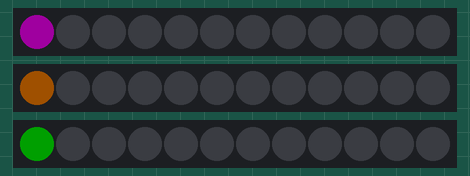
This sketch was run on a simulated Arduino Uno, built with avr-gcc and run on an emulated ATmega328P. Parts: 3 × 12 RGB LEDs in strip order, left to right. Dim RGB values are drawn brighter than linear.

Above: at 0.01 s.
At 0.6 s:
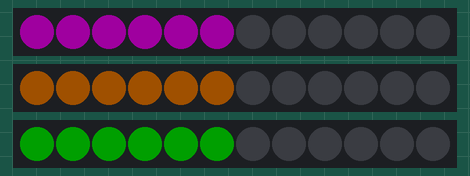
At 1.2 s:
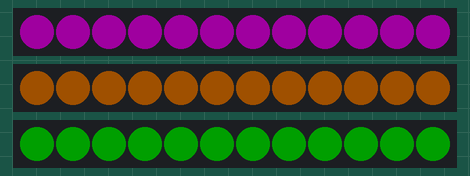
At 1.7 s:
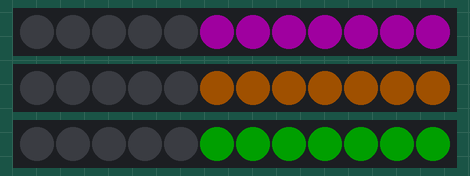
At 2.3 s:
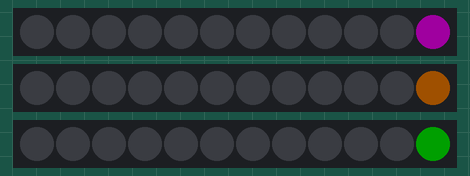

The sketch:

FastLed_I2C.ino
```cpp
#include <Wire.h>
#include "FastLED.h"

#define DEBUG 0
#if DEBUG == 1
#define DBG(x) x
#else
#define DBG(x)
#endif

// How many leds in your strip?
#define NUM_LEDS 12
// Is your strip upside down?
#define REVERSE 1
#define MOD (REVERSE ? NUM_LEDS/2 : 0)

// For led chips like Neopixels, which have a data line, ground, and power, you just
// need to define DATA_PIN.  For led chipsets that are SPI based (four wires - data, clock,
// ground, and power), like the LPD8806 define both DATA_PIN and CLOCK_PIN
#define DATA_PIN1 9
#define DATA_PIN2 8
#define DATA_PIN3 7

#define COLOR_ON_1 CRGB( 32, 0, 32)
#define COLOR_ON_2 CRGB( 32, 16, 0)
#define COLOR_ON_3 CRGB( 0, 32, 0)
#define COLOR_OFF  CRGB::Black

// Define the array of leds
CRGB leds1[NUM_LEDS];
CRGB leds2[NUM_LEDS];
CRGB leds3[NUM_LEDS];

void setup() {
  FastLED.addLeds<NEOPIXEL, DATA_PIN1>(leds1, NUM_LEDS);
  FastLED.addLeds<NEOPIXEL, DATA_PIN2>(leds2, NUM_LEDS);
  FastLED.addLeds<NEOPIXEL, DATA_PIN3>(leds3, NUM_LEDS);

  // Turn the LED on, then pause
  for (int i = 0; i < NUM_LEDS; i++) {
    leds1[i] = COLOR_ON_1;
    leds2[i] = COLOR_ON_2;
    leds3[i] = COLOR_ON_3;
    FastLED.show();
    delay(100);
  }

  // Now turn the LED off, then pause
  for (int i = 0; i < NUM_LEDS; i++) {
    leds1[i] = COLOR_OFF;
    leds2[i] = COLOR_OFF;
    leds3[i] = COLOR_OFF;
    FastLED.show();
    delay(100);
  }

  Wire.begin(0x2D);             // join i2c bus with address #8
  Wire.onReceive(receiveEvent); // register event
  DBG(Serial.begin(9600);)      // start serial for output
}

void loop() {
  delay(100);
}

void receiveEvent(int bytes) {
  DBG(Serial.println(bytes);)
  unsigned int i  = 0;
  char m[4] = {0, 0, 0, 0};

  if(Wire.read() == 0x20) {
    for(i = 0; i < sizeof(m); i++) {
      m[i] = Wire.read();
    }

    while(Wire.available()) Wire.read();

    DBG(Serial.println("====");)
    DBG(Serial.println(m[0]);)
    DBG(Serial.println(m[1]);)
    DBG(Serial.println(m[2]);)
    DBG(Serial.println("====");)

    if(m[3] == '\n') {
      DBG(Serial.println("Opening leds");)
      for(int i = 0; i < NUM_LEDS; i++) {
        int j = (i < NUM_LEDS/2) ? (i + MOD) : (i - MOD);
        leds1[j] = (i < m[0] - (m[0] < 'A' ? '0' : (m[0] < 'a' ? 'A' - 10 : 'a' - 10))) ? COLOR_ON_1 : COLOR_OFF;
        leds2[j] = (i < m[1] - (m[1] < 'A' ? '0' : (m[1] < 'a' ? 'A' - 10 : 'a' - 10))) ? COLOR_ON_2 : COLOR_OFF;
        leds3[j] = (i < m[2] - (m[2] < 'A' ? '0' : (m[2] < 'a' ? 'A' - 10 : 'a' - 10))) ? COLOR_ON_3 : COLOR_OFF;
      }
      FastLED.show();
    }
  } else while(Wire.available()) Wire.read();
}
```
